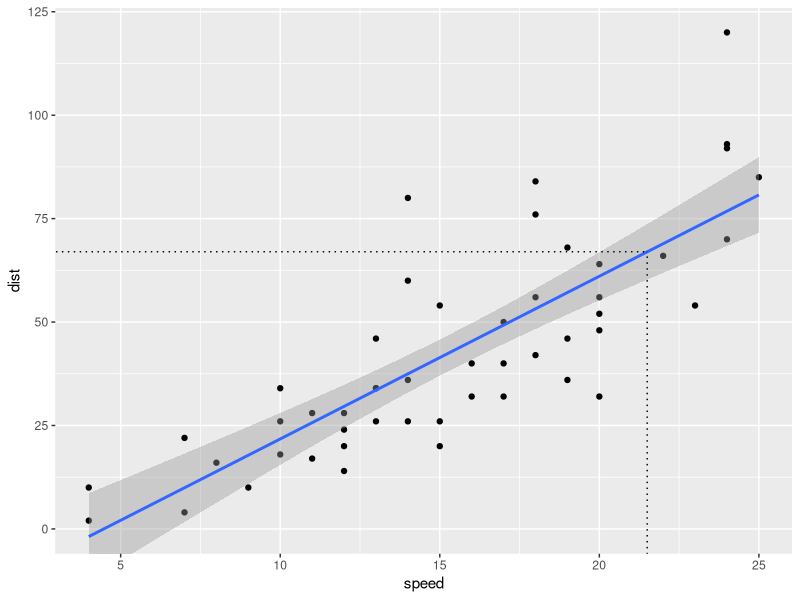

Reproduce this figure in R.
pdf(file = "07-r-regression.pdf", width = 6, height = 4.5)

library(tidyverse)

my_data <- cars
tmp <- data.frame(speed = 21.5, dist = 67)
my_data %>% ggplot(aes(x = speed, y = dist)) +
  coord_cartesian(xlim = c(4, 25), ylim = c(0, 120)) +
  geom_point() +
  stat_smooth(formula = y ~ x, method = "lm") +
  geom_linerange(data = tmp, aes(ymin = -9, ymax = dist),  linetype = "dotted") +
  geom_linerange(data = tmp, aes(xmin =  0, xmax = speed), linetype = "dotted")
